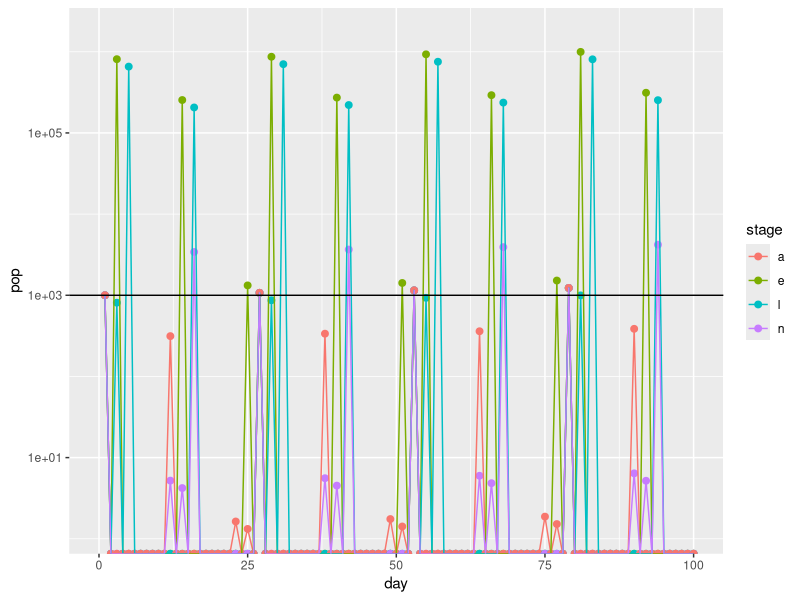

Here is the R script that generated this plot:
## Ixodes population dynamics model
## Dave Allen and Myles Stokowski

library(tidyverse)

# 00
# read inputs 
# host_community <- read_csv('inputs/host_community.csv')
weather <- read_csv('inputs/weather.csv')
tick_params <- read_csv('inputs/tick_parameters_simple_stable_delay1.csv')
tick_funs <- read_csv('inputs/tick_functions_simple_delay.csv')
life_stages <- read_csv('inputs/tick_stages_simple.csv')[[1]]

# hard code in some values as placeholders until we have nicely formatted inputs
n_host_spp <- 3 # mouse, squirrel, deer
host_den <- c(40, 8, 0.25)
l_pref <- c(1, 0.75, 0.25)
n_pref <- c(1, 1, 0.25)
a_pref <- c(0, 0, 1)
l_feed_success <- c(0.49, 0.17, 0.49)
n_feed_success <- c(0.49, 0.17, 0.49)
a_feed_success <- c(0, 0, 0.49)
host_rc <- c(0.92, 0.147, 0.046)

max_delay <- 300
initial_population <- runif(length(life_stages), 1000, 1000)

# 01 functions to grab the parameters that determine the transition matrix at a given time
get_temp <- function(time) {
  weather %>%
    filter(j_day %in% time) %>%
    pull(tmean)
}

get_vpd <- function(time) {
  weather %>% 
    filter(j_day %in% time) %>%
    pull(vpdmean)
} 

# 02 functional forms for transition probabilities

expo_fun <- function(x, y, p) ifelse(x>0,p['a']*x^p['b'],0)
briere_fun <- function(x, y, p) ifelse(x>p['tmin'] & x<p['tmax'],p['q']*x*(x-p['tmin'])*sqrt(p['tmax']-x),0) # https://doi.org/10.7554/eLife.58511
constant_fun <- function(x, y, p) p['a'] # because there is no pred (x or y) input in this function, it always outputs a scalar
                                         # which is problematic when we want to do a cumsum
binomial_fun <- function(x, y, p) 1-(1-p['a'])^x

# 03
# functions that calculate individual transition probabilities for advancing to consecutive life stage
# this generic function will pull out the functional form and parameters need to make the transition function
get_transition_fun <- function(which_from, which_to, pred1 = NULL, pred2 = NULL, functions = tick_funs, parameters = tick_params) {
  f <- functions %>%
    filter(from == which_from, to == which_to) %>%
    pull(transition_fun) %>%
    get()
  
  params <- parameters %>%
    filter(from == which_from, to == which_to) %>%
    pull(param_value)
  
  names(params) <- parameters %>%
    filter(from == which_from, to == which_to) %>%
    pull(param_name)
  
  f(x = pred1, y = pred2, p =  params) %>% unname()
}

# Dave: We will get these transition probs from other studies
# Ogden et al 2004: https://doi.org/10.1603/0022-2585-41.4.622
# Ogden et al. 2005: https://doi.org/10.1016/j.ijpara.2004.12.013
# Dobson et al. 2011: https://doi.org/10.1111/j.1365-2664.2011.02003.x
# Wallace et al 2019: https://doi.org/10.1155/2019/9817930
# Randolph 1999 effect of Sat Def on questing, see FIg 3: http://doi.org/10.1093/jmedent/36.6.741

# 04
# at each step, we generate a new transition matrix whose transition probabilities
# are based on the input data (weather, host_community) at that time 
# Myles note: I think all the transitions we're handling this way are questing -> feeding
gen_trans_matrix <- function(time) {
  
  # get the parameters 
  temp = get_temp(time)
  vpd = get_vpd(time)
  
  # initialize the transition matrix with zeros
  n_life_stages <- length(life_stages)
  trans_matrix <- matrix(0, ncol = n_life_stages, nrow = n_life_stages, 
                         dimnames = list(life_stages, life_stages))
  
  transitions <- tick_funs %>% 
    filter(delay == 0,
           from %in% life_stages, # need until all tick_funs lines are to and from life stage names (or m)
           to %in% life_stages,  # exclude mortality
           is.na(todo))          
  
  mort <- tick_funs %>%
    filter(delay == 0, 
           from %in% life_stages,
           to == 'm',
           is.na(todo))
  
  
  if (nrow(transitions) > 0) {
    for (t in seq_len(nrow(transitions))) {
      from <- transitions[t,]$from
      to <- transitions[t,]$to
      pred1 <- get_pred(time, transitions[t,]$pred1, transitions[t,]$delay)
      pred2 <- get_pred(time, transitions[t,]$pred2, transitions[t,]$delay)
      trans_matrix[from, to] <- get_transition_fun(from, to, pred1, pred2) * transitions[t,]$fecundity
    }
  }
  
  # just turning this off for now for the simple run
  if (FALSE)
  {
    # this is where we should (temporarily) hard code in any transitions
    # probability of feeding <- chance of active questing * chance of finding a host
    trans_matrix['ql', 'fl'] <- trans_matrix['ql', 'fl'] * get_transition_fun('q', 'f', pred1 = sum(host_den * l_pref))
    trans_matrix['qun', 'fun'] <- trans_matrix['qun', 'fun'] * get_transition_fun('q', 'f', pred1 = sum(host_den * n_pref))
    trans_matrix['qin', 'fin'] <- trans_matrix['qin', 'fin'] * get_transition_fun('q', 'f', pred1 = sum(host_den * n_pref))
    trans_matrix['qua', 'fua'] <- trans_matrix['qua', 'fua'] * get_transition_fun('q', 'f', pred1 = sum(host_den * a_pref))
    trans_matrix['qia', 'fia'] <- trans_matrix['qia', 'fia'] * get_transition_fun('q', 'f', pred1 = sum(host_den * a_pref))
    # TODO: idea for implementing this without hardcoding: could have a rule that if there are multiple transitions with the
    # same from and to, we take the product of them. This would allow us to keep these functions on separate lines in the
    # input file, and would mean that we wouldn't have to write a new function in step 02 "binomial * briere". But that
    # would still be a rule that's not controllable in the input file...
    
    # TODO!!! these should be implemented as time delay
    # density dependent feeding success? Yikes, will need to track how many of each life stage on each host every day?????
    # for now ignore density dependent feeding success
    # Myles note: not sure how to implement time delay here. What's different here is that one class goes to multiple, 
    # and the transition probability is not only describing the chance of advancing to next stage, but also the 
    # relative number of feeding ticks that become either infected or uninfected.
    # Idea: maybe we have to split up the processes of becoming infected (interpret this is a probability) and 
    # becoming engorged (interpret this as a time delay)
    trans_matrix['fl', 'eul'] <- sum((1-host_rc) * (l_feed_success * ( (host_den * l_pref)/sum(host_den * l_pref))))
    trans_matrix['fl', 'eil'] <- sum(host_rc* (l_feed_success * ( (host_den * l_pref)/sum(host_den * l_pref))))
    trans_matrix['fl', 'fl'] <- 1 - trans_matrix['fl', 'eul'] - trans_matrix['fl', 'eil'] - get_transition_fun('fl', 'm')
    
    trans_matrix['fun', 'eun'] <- sum((1-host_rc) * (n_feed_success * ( (host_den * n_pref)/sum(host_den * n_pref))))
    trans_matrix['fun', 'ein'] <- sum(host_rc* (n_feed_success * ( (host_den * n_pref)/sum(host_den * n_pref))))
    trans_matrix['fun', 'fun'] <- 1 - trans_matrix['fun', 'eun'] - trans_matrix['fun', 'ein'] - get_transition_fun('fn', 'm')
    trans_matrix['fin', 'ein'] <- n_feed_success * ((host_den * n_pref)/sum(host_den * n_pref))
    trans_matrix['fin', 'fin'] <- 1 - trans_matrix['fin', 'ein'] - get_transition_fun('fn', 'm')
    
    trans_matrix['fua', 'eua'] <- sum((1-host_rc) * (a_feed_success * ( (host_den * a_pref)/sum(host_den * a_pref))))
    trans_matrix['fua', 'eia'] <- sum(host_rc* (a_feed_success * ( (host_den * a_pref)/sum(host_den * a_pref))))
    trans_matrix['fua', 'fua'] <- 1 - trans_matrix['fua', 'eua'] - trans_matrix['fua', 'eia'] - get_transition_fun('fa', 'm')
    trans_matrix['fia', 'eia'] <- a_feed_success * ((host_den * a_pref)/sum(host_den * a_pref))
    trans_matrix['fia', 'fia'] <- 1 - trans_matrix['fia', 'eia'] - get_transition_fun('fa', 'm')
  }
  
  
  if (nrow(mort) > 0) {
    for (m in seq_len(nrow(mort))) {
      from_val <- mort[m,]$from
      trans_matrix[from_val, from_val] <- fecundity - sum(trans_matrix[from_val,]) - get_transition_fun(from_val, 'm', pred1, pred2)
      fecundity <- transitions %>% filter(from == from_val, to != 'm') %>% pull(fecundity)
    }
  }
  
  return(trans_matrix)
}

# based on the current time, delay_mat and N, return a delay_mat for the next time step
update_delay_mat <- function(time, delay_mat, N) {
  
  transitions <- tick_funs %>% filter(delay == 1,
                                      is.na(todo), 
                                      from %in% life_stages,
                                      to %in% life_stages)
                                      
  
  for (t in seq_len(nrow(transitions))) {
    from <- transitions[t,]$from
    to <- transitions[t,]$to
    
    pred1 <- get_pred(time, transitions[t,]$pred1, transitions[t,]$delay)
    pred2 <- get_pred(time, transitions[t,]$pred2, transitions[t,]$delay)
    
    # calculate transition
    fun <- get_transition_fun(from, to, pred1, pred2)
    
    # constant functions return a single value, 
    # we need a vector with many entries for the cumsum
    if (length(fun) == 1) {
      fun <- seq(from=fun, to=fun, length.out = max_delay) # I think this is still 1 shorter than time:(time+max_delay), may not matter
    }
    
    days <- cumsum(fun) > 1
    
    if (TRUE %in% days) {
      days_to_next <- min(which(days))
      surv_to_next <- (1 - get_transition_fun(from, 'm', pred1, pred2)) ^ days_to_next
      delay_mat[to, time + days_to_next] <- delay_mat[to, time + days_to_next] + 
        N[from, time] * surv_to_next * transitions[t, 'fecundity'][[1]]
    }
  }
  return(delay_mat)
}

# return a vector of length max_delay of a predictor
get_pred <- function(time, pred, is_delay) {
  
  # if delay, we want a long vector so the cumsum will reach 1
  # otherwise, we want a vector of length 1
  if (is_delay) {time <- time:(time + max_delay)}
  
  if (is.na(pred)) {
    return(NULL)
  } else if (pred == "temp") {
    return(get_temp(time))
  } else if (pred == "sum(host_den * l_pref)") {
    return(sum(host_den * l_pref))
  } else {
    print("error: couldn't match pred")
  }
}

# 05 iteratively run model 
run <- function(steps, initial_population) {
  
  # initialize a delay matrix of all zeros
  delay_mat <- matrix(nrow = length(life_stages), ncol = steps + max_delay, data = 0)
  rownames(delay_mat) <- life_stages
  
  # intialize a population matrix with initial_population
  N <- matrix(nrow = length(life_stages), ncol = steps, data = 0)
  N[,1] <- initial_population 
  rownames(N) <- life_stages
  
  # at each time step:
  # (1) generate a new trans_matrix based on conditions at "time"
  # (2) update the delay_mat based on conditions at "time" 
  # (3) update the population matrix "N" for "time + 1"
  for (time in 1:(steps - 1)) {
    trans_matrix <- gen_trans_matrix(time)
    delay_mat <- update_delay_mat(time, delay_mat, N)
    N[, time + 1] <- N[, time] %*% trans_matrix + delay_mat[, time + 1]
  }
  
  # the population matrix N and delay_mat are local variables
  # we return them here after running "steps" times
  return(list(N, delay_mat))
}

# run the model and extract the output population matrix and delay_matrix
out <- run(steps=300, initial_population)
out_N <- out[[1]]
out_delay_mat <- out[[2]]

# inspect the outputs
out_N[,1:100]
out_delay_mat[,1:100]

# convert output population matrix to a friendly format for graphing
out_N_df <- out_N %>% t() %>% as.data.frame() %>% mutate(day = row_number()) %>% 
  pivot_longer(e:a, names_to = 'stage', values_to = 'pop')

# graph population over time
ggplot(out_N_df, aes(x = day, y = pop, color = stage)) + 
  geom_point(size = 2) + # (position = 'jitter') + 
  geom_line() + 
  #ylim(0,3000) + 
  xlim(0, 100) + 
  scale_y_log10() + 
  geom_hline(yintercept = 1000)







